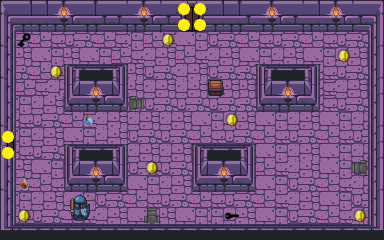

This is a level from a 2D game, rendered from its Tiled map with the project's own tilesets. A one-line summary and the map file follow, with tile-layer data summarised:
An orthogonal 24x15 tile map with 16x16 px tiles, 2 tile layers (GroundLayer, ItemLayer).

<map version="1.0" tiledversion="1.1.5" orientation="orthogonal" renderorder="right-down" width="24" height="15" tilewidth="16" tileheight="16" infinite="0" nextobjectid="1">
 <tileset firstgid="1" source="dungeon_1.tsx" />
 <layer name="GroundLayer" width="24" height="15">
  <data>[360 cells, 360 non-empty, 48 distinct tile ids]</data>
 </layer>
 <layer name="ItemLayer" width="24" height="15">
  <data>[360 cells, 26 non-empty, 15 distinct tile ids]</data>
 </layer>
</map>